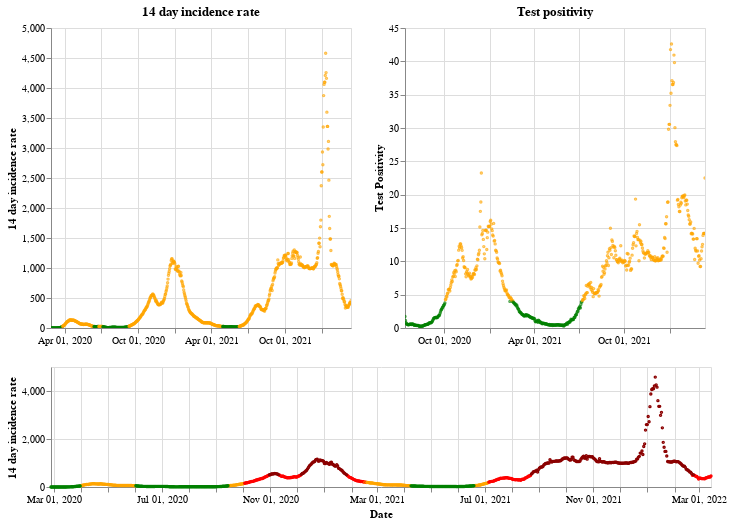

The code cell stored with this chart in its notebook:
### Markdown cell above
## Wales

### Code cell
plot_traffic_light('Wales')

### Figure 1 — Vega-Lite specification as saved in the notebook (floating-point values rounded to 4 significant figures; data arrays with more than 128 entries replaced by an {"elided": "..."} marker saying what was removed)
{"config": {"view": {"continuousWidth": 400, "continuousHeight": 300}}, "vconcat": [{"hconcat": [{"mark": {"type": "point", "size": 2}, "encoding": {"color": {"condition": {"value": "green", "test": "(datum.twoWeeklyCasesRate <= 25)"}, "value": "orange"}, "tooltip": [{"type": "nominal", "field": "areaName"}, {"type": "temporal", "field": "date"}, {"type": "quantitative", "field": "twoWeeklyCasesRate"}, {"type": "quantitative", "field": "testPositivity"}], "x": {"type": "temporal", "axis": {"title": ""}, "field": "date", "scale": {"domain": {"selection": "DateBrush"}}, "timeUnit": "yearmonthdate"}, "y": {"type": "quantitative", "axis": {"title": "14 day incidence rate"}, "field": "twoWeeklyCasesRate"}}, "title": "14 day incidence rate", "width": 300}, {"mark": {"type": "point", "size": 2}, "encoding": {"color": {"condition": {"value": "green", "test": "(datum.testPositivity <= 4)"}, "value": "orange"}, "tooltip": [{"type": "nominal", "field": "areaName"}, {"type": "temporal", "field": "date"}, {"type": "quantitative", "field": "twoWeeklyCasesRate"}, {"type": "quantitative", "field": "testPositivity"}], "x": {"type": "temporal", "axis": {"title": ""}, "field": "date", "scale": {"domain": {"selection": "DateBrush"}}, "timeUnit": "yearmonthdate"}, "y": {"type": "quantitative", "axis": {"title": "Test Positivity"}, "field": "testPositivity"}}, "title": "Test positivity", "width": 300}]}, {"layer": [{"mark": {"type": "point", "size": 2}, "encoding": {"color": {"condition": {"value": "orange", "test": "(((datum.testPositivity < 4) && (datum.twoWeeklyCasesRate >= 50)) && (datum.twoWeeklyCasesRate < 200))"}, "value": "red"}, "opacity": {"condition": {"value": 1, "test": "((datum.twoWeeklyCasesRate >= 50) && (datum.twoWeeklyCasesRate < 500))"}, "value": 0}, "tooltip": [{"type": "nominal", "field": "areaName"}, {"type": "temporal", "field": "date"}, {"type": "quantitative", "field": "twoWeeklyCasesRate"}, {"type": "quantitative", "field": "testPositivity"}], "x": {"type": "temporal", "axis": {"title": "Date"}, "field": "date", "timeUnit": "yearmonthdate"}, "y": {"type": "quantitative", "axis": {"title": "14 day incidence rate"}, "field": "twoWeeklyCasesRate"}}, "selection": {"DateBrush": {"type": "interval", "encodings": ["x"], "fields": ["Time"]}}}, {"mark": {"type": "point", "size": 2}, "encoding": {"color": {"value": "darkred"}, "opacity": {"condition": {"value": 1, "test": "(datum.twoWeeklyCasesRate >= 500)"}, "value": 0}, "tooltip": [{"type": "nominal", "field": "areaName"}, {"type": "temporal", "field": "date"}, {"type": "quantitative", "field": "twoWeeklyCasesRate"}, {"type": "quantitative", "field": "testPositivity"}], "x": {"type": "temporal", "axis": {"title": "Date"}, "field": "date", "timeUnit": "yearmonthdate"}, "y": {"type": "quantitative", "axis": {"title": "14 day incidence rate"}, "field": "twoWeeklyCasesRate"}}}, {"mark": {"type": "point", "size": 2}, "encoding": {"color": {"condition": {"value": "green", "test": "((datum.testPositivity < 4) && (datum.twoWeeklyCasesRate < 50))"}, "value": "orange"}, "opacity": {"condition": {"value": 1, "test": "(datum.twoWeeklyCasesRate < 50)"}, "value": 0}, "tooltip": [{"type": "nominal", "field": "areaName"}, {"type": "temporal", "field": "date"}, {"type": "quantitative", "field": "twoWeeklyCasesRate"}, {"type": "quantitative", "field": "testPositivity"}], "x": {"type": "temporal", "axis": {"title": "Date"}, "field": "date", "timeUnit": "yearmonthdate"}, "y": {"type": "quantitative", "axis": {"title": "14 day incidence rate"}, "field": "twoWeeklyCasesRate"}}}], "height": 120, "width": 660}], "data": {"name": "data-e2848d8e546c99ebc32c1d22fd1727bd"}, "$schema": "https://vega.github.io/schema/vega-lite/v4.8.1.json", "datasets": {"data-e2848d8e546c99ebc32c1d22fd1727bd": {"elided": "747 records"}}}
